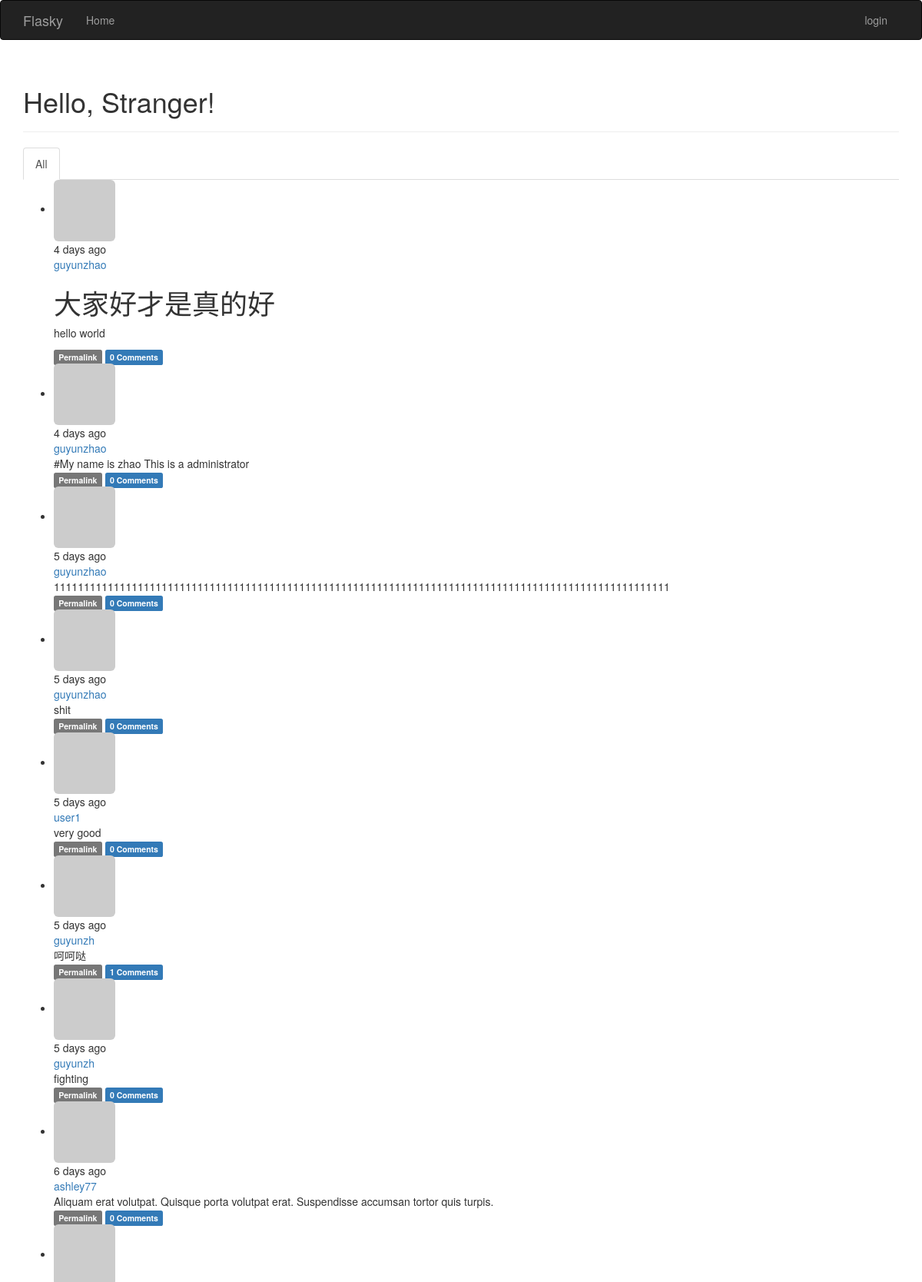
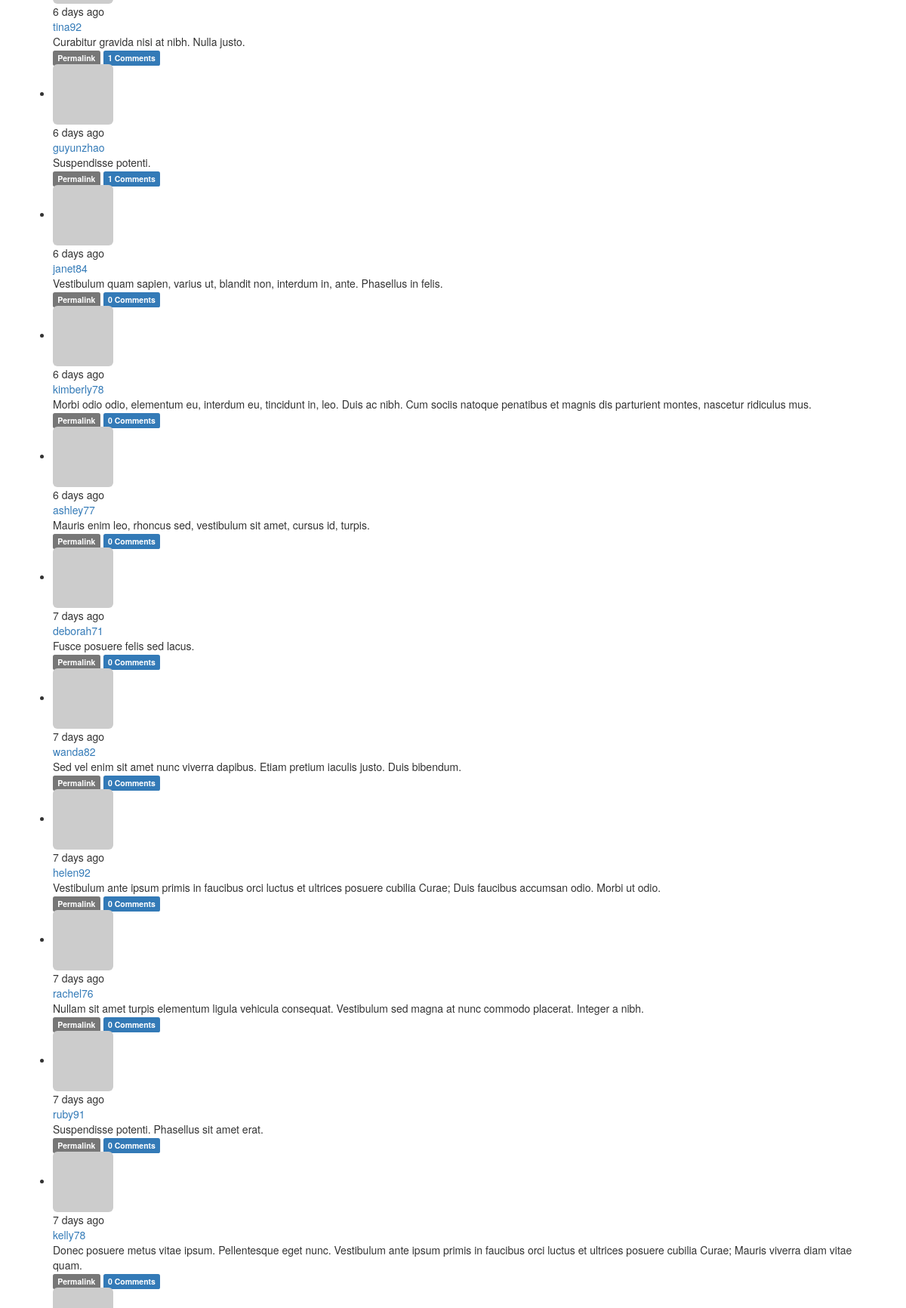
The page / (upper part) on the database its author committed (2 pictures, top to bottom).
### App/models.py (models this page shows, shortened)
class Post(db.Model):
    __tablename__='posts'
    id=db.Column(db.Integer ,primary_key=True)
    body=db.Column(db.Text )
    timestamp=db.Column(db.DateTime,index=True,default=datetime.utcnow)
    author_id=db.Column(db.Integer,db.ForeignKey('users.id'))
    body_html=db.Column(db.Text)
    comments=db.relationship('Comment',backref='post',lazy='dynamic')

class User(UserMixin,db.Model):
    __tablename__='users'
    id=db.Column(db.Integer,primary_key=True)
    username=db.Column(db.String(64),unique=True,index=True)
    role_id=db.Column(db.Integer,db.ForeignKey('roles.id'))#外键
    password_hash =db.Column(db.String(128))
    email=db.Column(db.String(64),unique=True,index=True)
    confirmed=db.Column(db.Boolean,default=False)   #判断用户是否已经确认过了
    name=db.Column(db.String(64))
    location=db.Column(db.String(64))
    about_me=db.Column(db.Text())
    member_since=db.Column(db.DateTime(),default=datetime.utcnow)
    last_seen=db.Column(db.DateTime(),default=datetime.utcnow)#default为默认值，可直接指定函数
    avatar_hash = db.Column(db.String(32))
    posts=db.relationship('Post',backref='author',lazy='dynamic')
    followed=db.relationship('Follow',foreign_keys=[Follow.follower_id],backref=db.backref('follower',lazy='joined'),
                             lazy='dynamic',cascade='all,delete-orphan')
    followers=db.relationship('Follow',foreign_keys=[Follow.followed_id],backref=db.backref('followed',lazy='joined'),
                              lazy='dynamic',cascade='all,delete-orphan')
    comments=db.relationship('Comment',backref='author',lazy='dynamic')
    @property       #规定了密码不能被读取
    def password(self):
        raise AttributeError('password is not a readable attribute')
    def gravatar(self,size=100,default='identicon',rating='g'):#构建Gravatar URL方法。
        if request.is_secure:
            url='https://secure.gravatar.com/avatar'
        else:
            url='http://www.gravatar.com/avatar'
        hash=self.avatar_hash or hashlib.md5(self.email.encode('utf-8')).hexdigest()
        return '{url}/{hash}?s={size}&d={default}&r={rating}'.format(url=url,hash=hash,size=size,default=default,rating=rating)

### App/main/views.py (the view)
@main.route('/', methods=['GET', 'POST'])
def index():
    form = PostForm()
    if current_user.can(Permission.WRITE_ARTICLES) and form.validate_on_submit():
        post = Post(body=form.body.data, author=current_user._get_current_object())
        db.session.add(post)
        return redirect(url_for('.index'))
    page = request.args.get('page', 1, type=int)
    show_followed=False
    show_myself=False
    if current_user.is_authenticated:
        show_followed = bool(request.cookies.get('show_followed',''))
        show_myself = bool(request.cookies.get('show_myself',''))
    if show_followed:
        query=current_user.followed_posts.order_by(Post.timestamp.desc())
    elif show_myself:
        query=current_user.posts.order_by(Post.timestamp.desc())
    else:
        query=Post.query.order_by(Post.timestamp.desc())
    pagination = query.paginate(
        page, per_page=current_app.config['FLASKY_POSTS_PER_PAGE'], error_out=False
    )
    posts = pagination.items
    return render_template('index.html', form=form, posts=posts, show_followed=show_followed,
                           show_myself=show_myself,pagination=pagination)

### App/auth/views.py (called while the page is built)
@auth.before_app_request        #before_app_request是一个钩子，每次请求都会调用该视图函数
def before_request():           #用来处理注册但是未邮箱确认的用户所能看到的信息
    if current_user.is_authenticated :
        current_user.ping()
        if not current_user.confirmed and request.endpoint[:5] !='auth.'\
                                        and request.endpoint !='static':
            return redirect(url_for('auth.unconfirmed'))

### App/main/__init__.py (called while the page is built)
@main.app_context_processor     #上下文处理器，让定义的变量在所有模板中全局可访问
def inject_permissions():
    return dict(Permission=Permission)

### App/models.py (called while the page is built)
    def can(self,permissions):
        return False

    def is_administrator(self):
        return False

### App/templates/index.html (shortened to what this page needs)
{% extends "base.html" %}
{% import 'bootstrap/wtf.html' as wtf %}
{% import "_macros.html" as macros %}
{% block page_content %}
<div class="page-header">
    <h1>Hello, {% if current_user.is_authenticated %}{{ current_user.username }}{% else %}Stranger{% endif %}!</h1>
</div>
<div class="post-tabs">
    <ul class="nav nav-tabs">
        <li{% if not show_followed and not show_myself %} class="active"{% endif %}><a href="{{ url_for('.show_all') }}">All</a></li>
    </ul>
    {% include '_posts.html' %}
</div>
{% endblock %}

### App/templates/_posts.html (shortened to what this page needs)
<ul class="posts">
    {% for post in posts %}
    <li class="post">
        <div class="post-thumbnail">
            <a href="{{ url_for('.user', username=post.author.username) }}">
                <img class="img-rounded profile-thumbnail" src="{{ post.author.gravatar(size=40) }}">
            </a>
        </div>
        <div class="post-content">
            <div class="post-date">{{ moment(post.timestamp).fromNow() }}</div>
            <div class="post-author"><a href="{{ url_for('.user', username=post.author.username) }}">{{ post.author.username }}</a></div>
            <div class="post-body">
                {% if post.body_html %}
                    {{ post.body_html | safe }}
                {% else %}
                    {{ post.body }}
                {% endif %}
            </div>
            <div class="post-footer">
                <a href="{{ url_for('.post', id=post.id) }}">
                    <span class="label label-default">Permalink</span>
                </a>
                <a href="{{ url_for('.post', id=post.id) }}#comments">
                    <span class="label label-primary">{{ post.comments.count() }} Comments</span>
                </a>
            </div>
        </div>
    </li>
    {% endfor %}
</ul>

### rows shown on the page
Post: timestamp "4 days ago", author.username "guyunzhao", body_html "大家好才是真的好 hello world", comments.count "0"
Post: timestamp "4 days ago", author.username "guyunzhao", body "#My name is zhao This is a administrator", comments.count "0"
Post: timestamp "5 days ago", author.username "guyunzhao", body "1111111111111111111111111111111111111111111111111111111111111111111111111111111111111111111111111111111", comments.count "0"
Post: timestamp "5 days ago", author.username "guyunzhao", body "shit", comments.count "0"
Post: timestamp "5 days ago", author.username "user1", body "very good", comments.count "0"
Post: timestamp "5 days ago", author.username "guyunzh", body "呵呵哒", comments.count "1"
Post: timestamp "5 days ago", author.username "guyunzh", body "fighting", comments.count "0"
Post: timestamp "6 days ago", author.username "ashley77", body "Aliquam erat volutpat. Quisque porta volutpat erat. Suspendisse accumsan tortor quis turpis.", comments.count "0"
Post: timestamp "6 days ago", author.username "tina92", body "Curabitur gravida nisi at nibh. Nulla justo.", comments.count "1"
Post: timestamp "6 days ago", author.username "guyunzhao", body "Suspendisse potenti.", comments.count "1"
Post: timestamp "6 days ago", author.username "janet84", body "Vestibulum quam sapien, varius ut, blandit non, interdum in, ante. Phasellus in felis.", comments.count "0"
Post: timestamp "6 days ago", author.username "kimberly78", body "Morbi odio odio, elementum eu, interdum eu, tincidunt in, leo. Duis ac nibh. Cum sociis natoque penatibus et magnis dis parturient montes, nascetur ridiculus mus.", comments.count "0"
Post: timestamp "6 days ago", author.username "ashley77", body "Mauris enim leo, rhoncus sed, vestibulum sit amet, cursus id, turpis.", comments.count "0"
Post: timestamp "7 days ago", author.username "deborah71", body "Fusce posuere felis sed lacus.", comments.count "0"
Post: timestamp "7 days ago", author.username "wanda82", body "Sed vel enim sit amet nunc viverra dapibus. Etiam pretium iaculis justo. Duis bibendum.", comments.count "0"
Post: timestamp "7 days ago", author.username "helen92", body "Vestibulum ante ipsum primis in faucibus orci luctus et ultrices posuere cubilia Curae; Duis faucibus accumsan odio. Morbi ut odio.", comments.count "0"
Post: timestamp "7 days ago", author.username "rachel76", body "Nullam sit amet turpis elementum ligula vehicula consequat. Vestibulum sed magna at nunc commodo placerat. Integer a nibh.", comments.count "0"
Post: timestamp "7 days ago", author.username "ruby91", body "Suspendisse potenti. Phasellus sit amet erat.", comments.count "0"
Post: timestamp "7 days ago", author.username "kelly78", body "Donec posuere metus vitae ipsum. Pellentesque eget nunc. Vestibulum ante ipsum primis in faucibus orci luctus et ultrices posuere cubilia Curae; Mauris viverra diam vitae quam.", comments.count "0"
